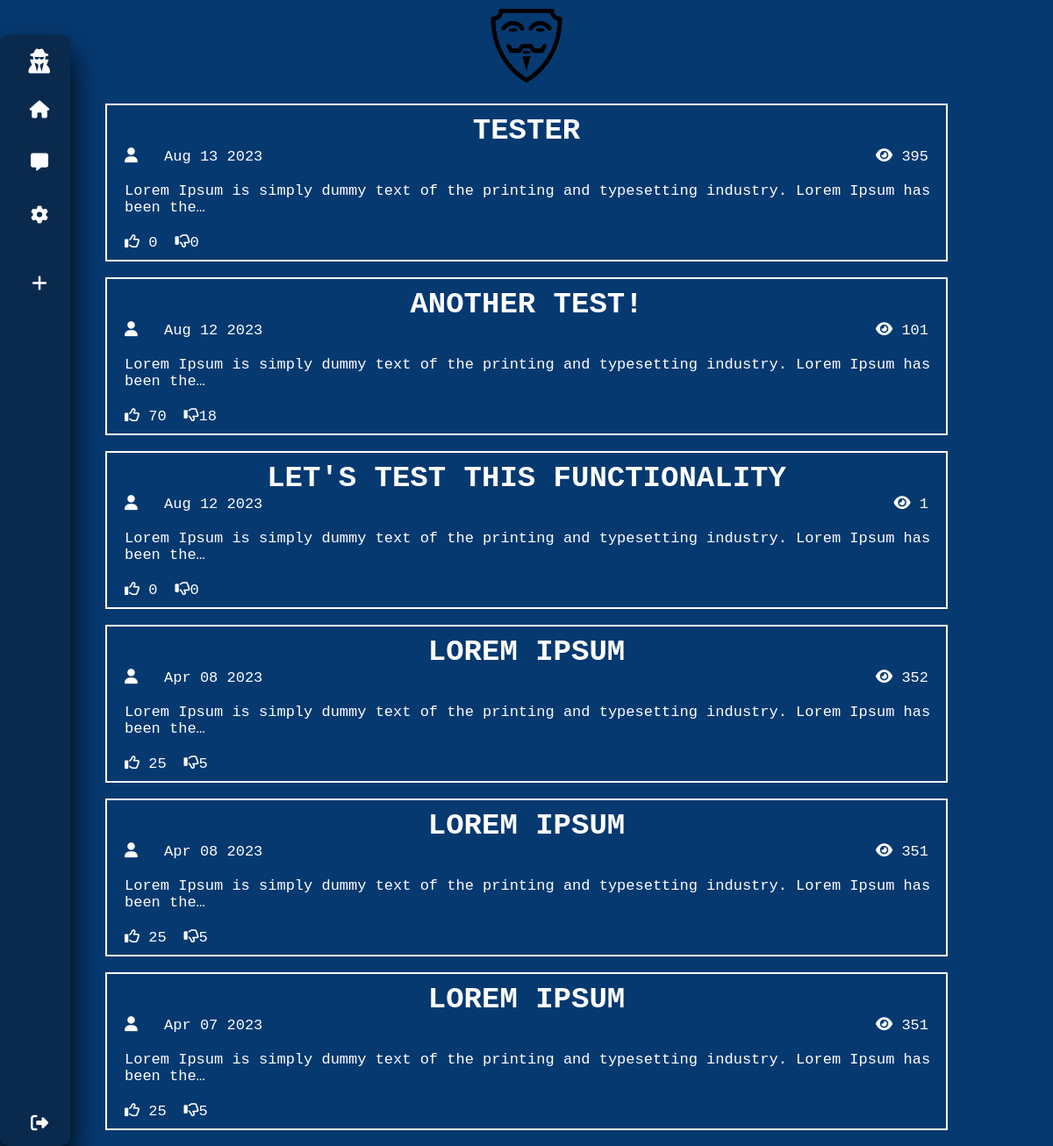
The app's page / (signed in), older data.
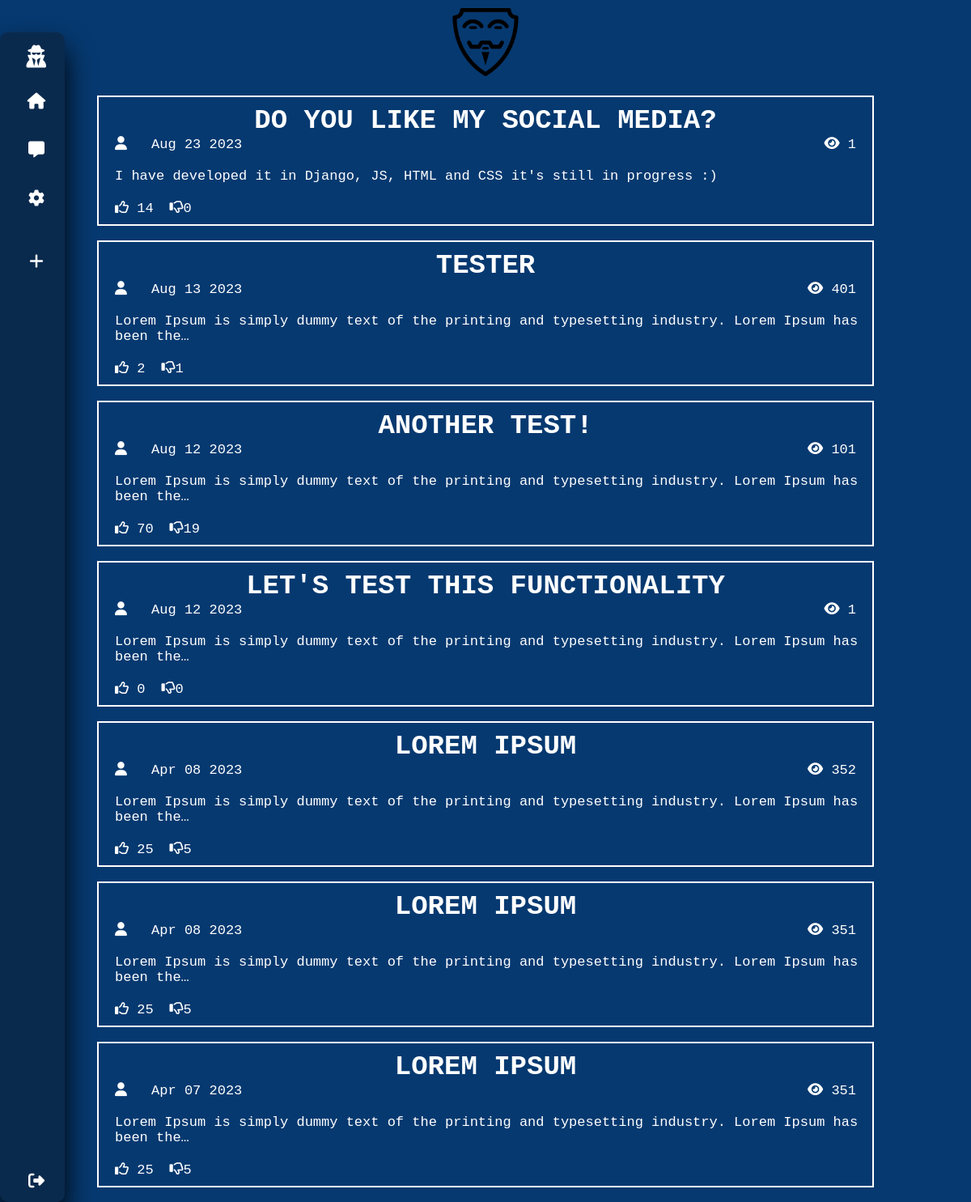
The same page, newer data.
### anonymous/models.py (models this page shows, shortened)
class Post(models.Model):
    user = models.ForeignKey(Anonymous, on_delete=models.CASCADE)
    title = models.CharField(max_length=100)
    description = models.TextField()
    date = models.DateTimeField(auto_now_add=True)
    likes = models.IntegerField(default=0)
    dislikes = models.IntegerField(default=0)
    views = models.IntegerField(default=0)

### anonymous/views.py (the view, shortened to what this page needs)
# urls.py: path('', views.index, name = 'index'),
@login_required(login_url="login/")
def index(request):
    get_all_posts = Post.objects.all().order_by('-date')
    context = {'get_all_posts':get_all_posts}
    return render(request, 'anonymous/index.html', context)

### anonymous/templates/anonymous/index.html (shortened to what this page needs)
{%extends 'anonymous/base.html'%} {%load static%} {%block content%}
<head>
  <link rel="stylesheet" href="{% static 'css/index.css' %}" />
</head>
<div class="anonymous">
  <img src="{% static 'images/anonymous.png' %}" alt="" />
</div>
<div class="container">
  {%for post in get_all_posts%}
  <div class="blog">
    <a href="{% url 'post' post.id %}">
      <h1 class="title">{{post.title}}</h1>
      <div class="data">
        <span class="date">
        <i class="fa-solid fa-user modal" style="margin-right: 20px"></i> {{post.date|date:"M d Y"}}</span>
        <span class="views"> <i class="fa-solid fa-eye"></i> {{post.views}}</span>
      </div>
      <p>{{post.description| truncatechars:100}}</p>
    </a>
    <div class="interaction">
      {%if post.interaction.all%} {% for i in post.interaction.all%} {% if i.user == request.user%}
      {%if i.likes %}
      <span class="likes">
        <i class="fa-solid fa-thumbs-up" data-id="{{post.id}}"></i>
        <span class="like active">{{post.likes}}</span></span
      >
      <span class="dislikes">
        <i class="fa-regular fa-thumbs-down" data-id="{{post.id}}"></i>
        <span class="dislike">{{post.dislikes}}</span></span
      >
      {%endif%} {%if i.dislikes %}
      <span class="likes"
        ><i class="fa-regular fa-thumbs-up" data-id="{{post.id}}"></i>
        <span class="like">{{post.likes}}</span></span
      >
      <span class="dislikes"
        ><i class="fa-solid fa-thumbs-down" data-id="{{post.id}}"></i
        ><span class="dislike active">{{post.dislikes}}</span></span
      >
      {%endif%} {%endif%}{%endfor%} {%else%}
      <span class="likes"
        ><i class="fa-regular fa-thumbs-up" data-id="{{post.id}}"></i>
        <span class="like">{{post.likes}}</span></span
      >
      <span class="dislikes"
        ><i class="fa-regular fa-thumbs-down" data-id="{{post.id}}"></i
        ><span class="dislike">{{post.dislikes}}</span></span
      >{%endif%}
    </div>
  </div>
  <br />
  {%endfor%}
</div>
{%endblock%}

### anonymous/templates/anonymous/base.html (shortened to what this page needs)
{%load static%}
<!DOCTYPE html>
<html lang="en">
  <head>
    <link rel="stylesheet" href="{% static 'css/base.css' %}" />
    <link
      rel="stylesheet"
      href="https://cdnjs.cloudflare.com/ajax/libs/font-awesome/6.4.0/css/all.min.css"
    />
  </head>
  <body>
    <nav>
      <ul>
        <li>
          <a href="{% url 'index' %}" class="logo"
            ><span>Anonymous</span></a
          >
        </li>
        <li>
          <a href="{% url 'index' %}"
            ><i class="fas fa-home"></i><span class="nav-item">Home page</span></a
          >
        </li>
        <li>
          <a href="{%url 'chat' %}"
            ><i class="fa-solid fa-message fas"></i><span class="nav-item">Chat</span></a
          >
        </li>
        <li>
          <a href="{% url 'user_settings' %}"
            ><i class="fa-solid fa-gear fas"></i><span class="nav-item">User settings</span></a
          >
        </li>
        {%if request.user.is_authenticated%}
        <li>
          <a href="{% url 'logout' %}" class="logout"
            ><i class="fa-solid fa-right-from-bracket fas"></i
            ><span class="nav-item">Logout</span></a
          >
        </li>
        {%endif%}
        <li>
          <a href="{% url 'new_post' %}"
            ><i class="fa-solid fa-plus fas"></i
            ><button class="nav-item nav-button">New blog</button></a
          >
        </li>
      </ul>
    </nav>
    {%block content%} {%endblock%}
  </body>
</html>

### anonymous/static/css/base.css (style rules this page uses)
* { margin: 0; padding: 0; outline: none; border: none; text-decoration: none; box-sizing: border-box; }
nav { position: absolute; top: 0; bottom: 0; left: 0; background: #0a2a4d; width: 80px; overflow: hidden; transition: width 0.2s linear; color: white; box-shadow: 0 20px 35px black; z-index: 2; margin-top: 40px; border-radius: 10px; }
nav ul li a { position: relative; color: rgb(85, 83, 83); font-size: 14px; display: table; width: 300px; padding: 10px; color: white; }
.logo { text-align: center; display: flex; transition: all 0.5s ease; margin: 10px 0 0 1.6em; align-items: center; }
.logo span { font-weight: bold; padding-left: 2em; font-size: 18px; text-transform: uppercase; }
.fas { position: relative; width: 70px; height: 40px; top: 14px; font-size: 20px; text-align: center; color: white; }
.logout { position: absolute; bottom: 0; }

### anonymous/static/css/index.css (style rules this page uses)
* { margin: 0; padding: 0; box-sizing: border-box; }
body { background: #063970; }
.anonymous { margin: 10px 0 20px 0; text-align: center; }
.anonymous img { width: 7%; color: white; }
.blog { font-family: "Courier New", monospace; font-weight: 500; font-size: 17px; color: white; margin: auto; text-align: center; border: 2px solid white; width: 80%; padding: 10px; }
.blog a { color: white; }
.blog .title { text-transform: uppercase; color: white; }
.blog p { margin: 20px 0 20px 10px; text-align: left; }
.data { display: flex; }
.views { margin-left: auto; margin-right: 10px; }
.date { margin-left: 10px; }
.interaction { display: flex; justify-content: start; margin-left: 10px; }
.likes { margin-right: 20px; }

Row changes from the older to the newer data that the page shows:
added Post: title "DO YOU LIKE MY SOCIAL MEDIA?", date "Aug 23 2023", views "1", description "I have developed it in Django, JS, HTML and CSS it's still in progress :)", likes "14", dislikes "0"
changed Post "TESTER": views "395" → "401"; likes "0" → "2"; dislikes "0" → "1"
changed Post "ANOTHER TEST!": dislikes "18" → "19"
